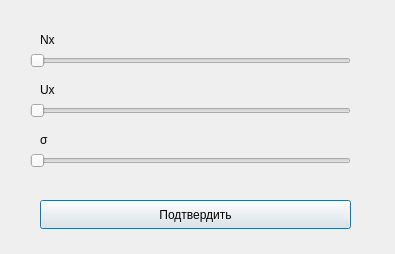
<?xml version="1.0" encoding="UTF-8"?>
<ui version="4.0">
 <class>sliderDialogClass</class>
 <widget class="QDialog" name="sliderDialogClass">
  <property name="geometry">
   <rect>
    <x>0</x>
    <y>0</y>
    <width>395</width>
    <height>254</height>
   </rect>
  </property>
  <property name="windowTitle">
   <string>sliderDialog</string>
  </property>
  <widget class="QSlider" name="horizontalSlider">
   <property name="geometry">
    <rect>
     <x>30</x>
     <y>50</y>
     <width>321</width>
     <height>21</height>
    </rect>
   </property>
   <property name="orientation">
    <enum>Qt::Orientation::Horizontal</enum>
   </property>
  </widget>
  <widget class="QSlider" name="horizontalSlider_2">
   <property name="geometry">
    <rect>
     <x>30</x>
     <y>100</y>
     <width>321</width>
     <height>21</height>
    </rect>
   </property>
   <property name="orientation">
    <enum>Qt::Orientation::Horizontal</enum>
   </property>
  </widget>
  <widget class="QSlider" name="horizontalSlider_3">
   <property name="geometry">
    <rect>
     <x>30</x>
     <y>150</y>
     <width>321</width>
     <height>21</height>
    </rect>
   </property>
   <property name="orientation">
    <enum>Qt::Orientation::Horizontal</enum>
   </property>
  </widget>
  <widget class="QLabel" name="label">
   <property name="geometry">
    <rect>
     <x>40</x>
     <y>30</y>
     <width>63</width>
     <height>20</height>
    </rect>
   </property>
   <property name="text">
    <string>Nx</string>
   </property>
  </widget>
  <widget class="QLabel" name="label_2">
   <property name="geometry">
    <rect>
     <x>40</x>
     <y>80</y>
     <width>63</width>
     <height>20</height>
    </rect>
   </property>
   <property name="text">
    <string>Ux</string>
   </property>
  </widget>
  <widget class="QLabel" name="label_3">
   <property name="geometry">
    <rect>
     <x>40</x>
     <y>130</y>
     <width>63</width>
     <height>20</height>
    </rect>
   </property>
   <property name="text">
    <string>σ</string>
   </property>
  </widget>
  <widget class="QPushButton" name="pushButton_scale">
   <property name="geometry">
    <rect>
     <x>40</x>
     <y>200</y>
     <width>311</width>
     <height>29</height>
    </rect>
   </property>
   <property name="text">
    <string>Подтвердить</string>
   </property>
  </widget>
 </widget>
 <layoutdefault spacing="6" margin="11"/>
 <resources/>
 <connections/>
</ui>
